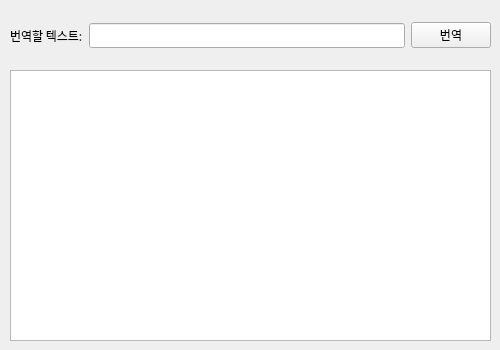
<?xml version="1.0" encoding="UTF-8"?>
<ui version="4.0">
 <class>Form</class>
 <widget class="QWidget" name="Form">
  <property name="geometry">
   <rect>
    <x>0</x>
    <y>0</y>
    <width>500</width>
    <height>350</height>
   </rect>
  </property>
  <property name="maximumSize">
   <size>
    <width>500</width>
    <height>350</height>
   </size>
  </property>
  <property name="font">
   <font>
    <family>BM Jua</family>
    <italic>false</italic>
   </font>
  </property>
  <property name="windowTitle">
   <string>Form</string>
  </property>
  <widget class="QWidget" name="horizontalLayoutWidget">
   <property name="geometry">
    <rect>
     <x>10</x>
     <y>10</y>
     <width>481</width>
     <height>51</height>
    </rect>
   </property>
   <layout class="QHBoxLayout" name="horizontalLayout">
    <item>
     <widget class="QLabel" name="label">
      <property name="font">
       <font>
        <family>Nanum Gothic</family>
       </font>
      </property>
      <property name="text">
       <string>번역할 텍스트:</string>
      </property>
     </widget>
    </item>
    <item>
     <widget class="QLineEdit" name="txtBaseText">
      <property name="font">
       <font>
        <family>Nanum Gothic</family>
       </font>
      </property>
     </widget>
    </item>
    <item>
     <widget class="QPushButton" name="btnTrans">
      <property name="sizePolicy">
       <sizepolicy hsizetype="Minimum" vsizetype="Fixed">
        <horstretch>0</horstretch>
        <verstretch>0</verstretch>
       </sizepolicy>
      </property>
      <property name="minimumSize">
       <size>
        <width>0</width>
        <height>20</height>
       </size>
      </property>
      <property name="text">
       <string>번역</string>
      </property>
     </widget>
    </item>
   </layout>
  </widget>
  <widget class="QTextBrowser" name="txbResult">
   <property name="geometry">
    <rect>
     <x>10</x>
     <y>70</y>
     <width>481</width>
     <height>271</height>
    </rect>
   </property>
  </widget>
 </widget>
 <resources/>
 <connections/>
</ui>
